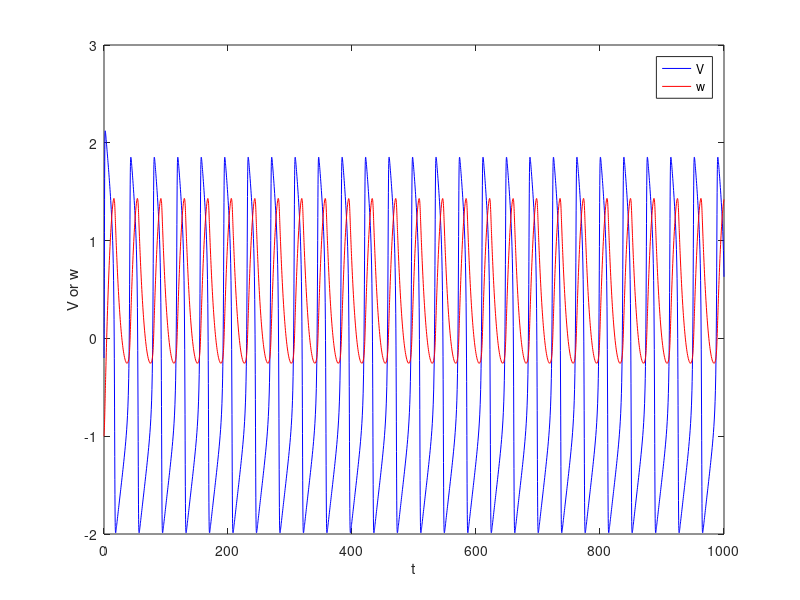
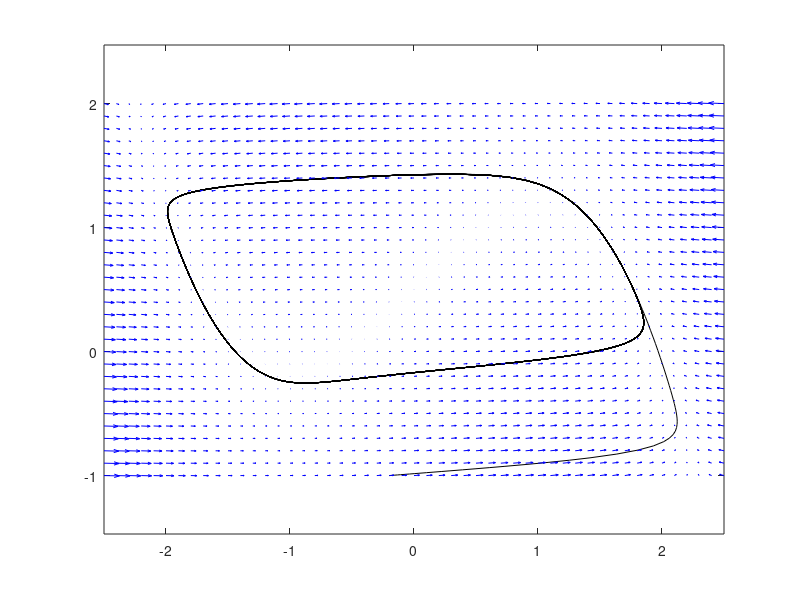

MATLAB code to generate these figures, in order: (Note: this script raises an error after producing the figures.)
clear;clc;close all;

%% constant
I = 0.5; % I=0的时候，不能形成周期图像。
a = 0.7;
b = 0.7;
t_0 = 12;

%% use ode45 to solve ODEs
% 2-variable-1-order linear ODEs, y(1) y(2)分别代表V w
FitzHugh_Nagumo_model_1 = @(t,y)...
    [-y(1).^3/3+y(1)-y(2)+I;...
    1./t_0.*(+y(1)-b.*y(2)+a);];
range_of_t = [0,1000];
y_0 = [-0.2 -1]; % you can change y_0 to have a little fun
[t,y] = ode45(FitzHugh_Nagumo_model_1,range_of_t,y_0);

%% V-t and w-t
figure(1)
plot(t,y(:,1),'blue');
hold on;
plot(t,y(:,2),'red');
xlabel('t');
ylabel('V or w');
legend('V','w');

%% phase space
% draw V-w
figure(2)
plot(y(:,1),y(:,2),'black'); % below ranges all come from the size of the limit cycle
hold on;
axis equal;

% draw vector field
V_range = 2.5; % V_range comes from the size of limit cycle
step = 0.1; % empirical
[x_1,y_1] = meshgrid(-V_range:step:V_range,-1:step:2); % x_1代表V，y_1代表w
V_derivative = -1/3*x_1.^3 + x_1 - y_1 + I;
w_derivative = 1/t_0 * (x_1 + a - b*y_1);
quiver(x_1,y_1,V_derivative,w_derivative,'blue');e

% draw nullclines by ploting implicit function
V_derivative_syms = @(V,w) -1/3*V^3 + V - w + I;
w_derivative_syms = @(V,w) 1/t_0 * ( V + a - b * w);
fimplicit(V_derivative_syms,[-2.2 2.2],'green');
fimplicit(w_derivative_syms,[-1.5 2.0],'red');
xlabel('V');
ylabel('w');

% legend
legend('w-V，即二元一阶线性ODE组的解在相空间中的图像,在此情况下为limit cycle',...
    'vector filed，向量横坐标为dV/dt，向量纵坐标为dw/dt',...
    'V-nullcline，即dV/dt=0，即向量横坐标为0',...
    'w-nullcline，即dw/dt=0，即向量纵坐标为0');